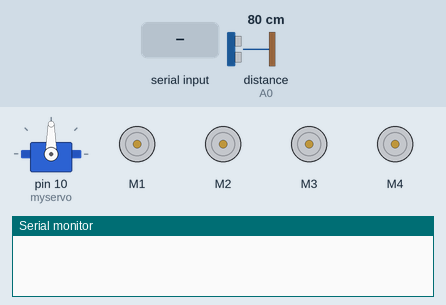
This sketch was run on a simulated Arduino Uno, built with avr-gcc and run on an emulated ATmega328P. On the bench: servo, 4 × DC motor (green arrow = forward, orange = backward, longer = faster), the last lines printed to the serial monitor. The test bench sets the inputs (shaded band); at power-on: distance to the obstacle (sensor on A0) 80 cm. The echo pulse lasts 58.3 µs per cm.

Above: at 1.2 s.
1.3 s: "turn left" received over Serial
At 3.8 s:
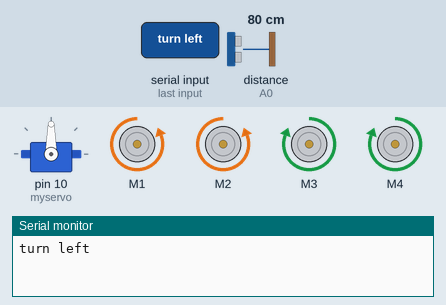
4.3 s: "left" received over Serial
At 5.6 s:
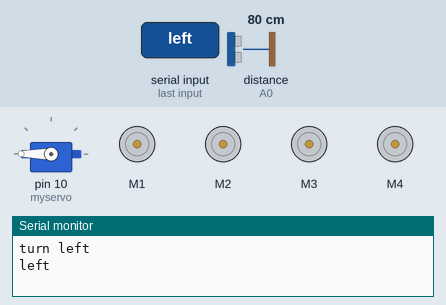
7.3 s: "turn right" received over Serial
At 9.8 s:
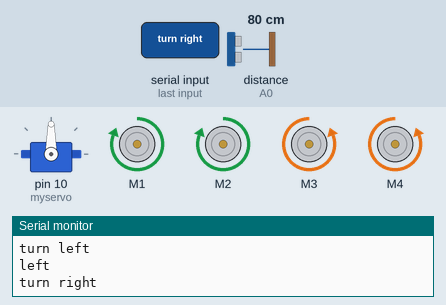
10.3 s: "move forward" received over Serial
At 12.4 s:
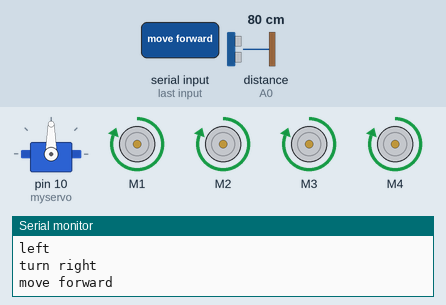
12.8 s: distance to the obstacle (sensor on A0) set to 11 cm
14.3 s: distance to the obstacle (sensor on A0) set to 8 cm
At 14.7 s:
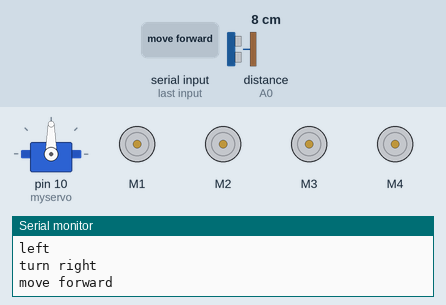
Timing chart, 0 to 16.8 s (numbered marks = the images above; inputs shaded):
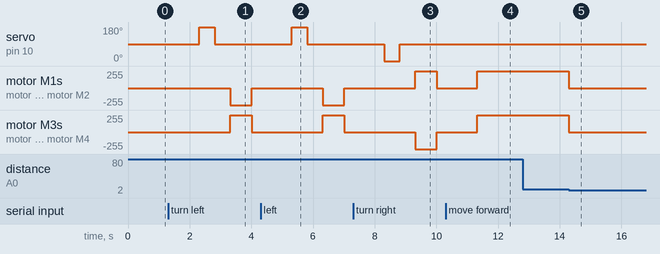

Measured:
- the behaviour switches between 10 and 9 cm on distance to the obstacle (sensor on A0) (found by bisection; images 4 and 5)
- after the input at 1.3 s, servo on pin 10 (myservo): 90° → 180° after 1.0 s, → 90° 0.50 s later; motor M1, motor M2: stopped → backward 255/255 after 2.0 s, → stopped 0.70 s later; motor M3, motor M4: stopped → forward 255/255 after 2.0 s, → stopped 0.70 s later
- after the input at 4.3 s, servo on pin 10 (myservo): 90° → 180° after 1.0 s, → 90° 0.50 s later; motor M1, motor M2: stopped → backward 255/255 after 2.0 s, → stopped 0.70 s later; motor M3, motor M4: stopped → forward 255/255 after 2.0 s, → stopped 0.70 s later
- after the input at 7.3 s, servo on pin 10 (myservo): 90° → 0° after 1.0 s, → 90° 0.50 s later; motor M1, motor M2: stopped → forward 255/255 after 2.0 s, → stopped 0.70 s later; motor M3, motor M4: stopped → backward 255/255 after 2.0 s, → stopped 0.70 s later
- after the input at 10.3 s, motor M1–4: stopped → forward 255/255 after 1.0 s
- after the input at 12.8 s, every drawn part: stays the same
- after the input at 14.3 s, motor M1–4: forward 255/255 → stopped at once

The sketch:

SARC_code1.ino
```cpp
// Include necessary libraries
#include <AFMotor.h>
#include <NewPing.h>
#include <Servo.h>

// Define pins for the ultrasonic distance sensor
#define TRIGGER_PIN A1
#define ECHO_PIN A0

// Define the maximum distance for the ultrasonic sensor to measure
#define MAX_DISTANCE 300

// Define the pin for the infrared sensor
#define IR A5

// Create instances of the motor objects for controlling the motors
AF_DCMotor motor1(1, MOTOR12_1KHZ);
AF_DCMotor motor2(2, MOTOR12_1KHZ);
AF_DCMotor motor3(3, MOTOR34_1KHZ);
AF_DCMotor motor4(4, MOTOR34_1KHZ);

// Create an instance of the NewPing library for the ultrasonic sensor
NewPing sonar(TRIGGER_PIN, ECHO_PIN, MAX_DISTANCE);

// Create an instance of the Servo library for controlling the servo motor
Servo myservo;

// Define a string variable to store voice commands
String voice;

void setup() {
  // Initialize serial communication with the baud rate of 9600
  Serial.begin(9600);

  // Attach the servo motor to pin 10
  myservo.attach(10);

  // Set the initial position of the servo motor to 90 degrees
  myservo.write(90);

  // Set the IR sensor pin as an input
  pinMode(IR, INPUT);
}

void loop() {
  // Measure the distance using the ultrasonic sensor
  int distance = sonar.ping_cm();

  // Check if there is any serial data available to read
  if (Serial.available() > 0) {
    // Clear the previous voice command
    voice = "";
    delay(2);

    // Read the incoming serial data and store it in the voice variable
    voice = Serial.readString();
    delay(2);

    // Print the received voice command to the serial monitor
    Serial.println(voice);

    // Check the received voice command and perform corresponding actions
    if (voice == "turn left" || voice == "left") {
      // Turn the robot left
      left();
    } else if (voice == "turn right" || voice == "right") {
      // Turn the robot right
      right();
    }
  }

  // Continuously move the robot forward while the voice command is "move forward"
  while (voice == "move forward") {
    forward();
  }

  // Continuously move the robot backward while the voice command is "move backward"
  while (voice == "move backward") {
    backward();
  }

  // Stop the robot while the voice command is "stop"
  while (voice == "stop") {
    Stop();
  }
}

// Function to move the robot forward
void forward() {
  // Measure the distance using the ultrasonic sensor
  int distance = sonar.ping_cm();

  // Check if there is an obstacle closer than 10 cm
  if (distance < 10) {
    // Stop the robot if an obstacle is detected
    Stop();
    voice = "";
  } else {
    // Set the motor speeds to move the robot forward
    motor1.setSpeed(255);
    motor1.run(FORWARD);
    motor2.setSpeed(255);
    motor2.run(FORWARD);
    motor3.setSpeed(255);
    motor3.run(FORWARD);
    motor4.setSpeed(255);
    motor4.run(FORWARD);
  }
}

// Function to move the robot backward
void backward() {
  // Read the value from the infrared sensor
  int IR_Sensor = digitalRead(IR);

  // Check if there is an obstacle detected by the infrared sensor
  if (IR_Sensor == 0) {
    // Stop the robot if an obstacle is detected
    Stop();
    voice = "";
  } else {
    // Set the motor speeds to move the robot backward
    motor1.setSpeed(255);
    motor1.run(BACKWARD);
    motor2.setSpeed(255);
    motor2.run(BACKWARD);
    motor3.setSpeed(255);
    motor3.run(BACKWARD);
    motor4.setSpeed(255);
    motor4.run(BACKWARD);
  }
}

// Function to turn the robot left
void left() {
  // Rotate the servo motor to the left position
  myservo.write(180);
  delay(500);
  myservo.write(90);
  delay(500);

  // Set the motor speeds and directions to turn the robot left
  motor1.run(BACKWARD);
  motor1.setSpeed(255);
  motor2.run(BACKWARD);
  motor2.setSpeed(255);
  motor3.run(FORWARD);
  motor3.setSpeed(255);
  motor4.run(FORWARD);
  motor4.setSpeed(255);

  // Delay to turn left for a specific duration
  delay(700);

  // Release all motors to stop moving
  motor1.run(RELEASE);
  motor2.run(RELEASE);
  motor3.run(RELEASE);
  motor4.run(RELEASE);
}

// Function to turn the robot right
void right() {
  // Rotate the servo motor to the right position
  myservo.write(0);
  delay(500);
  myservo.write(90);
  delay(500);

  // Set the motor speeds and directions to turn the robot right
  motor1.run(FORWARD);
  motor1.setSpeed(255);
  motor2.run(FORWARD);
  motor2.setSpeed(255);
  motor3.run(BACKWARD);
  motor3.setSpeed(255);
  motor4.run(BACKWARD);
  motor4.setSpeed(255);

  // Delay to turn right for a specific duration
  delay(700);

  // Release all motors to stop moving
  motor1.run(RELEASE);
  motor2.run(RELEASE);
  motor3.run(RELEASE);
  motor4.run(RELEASE);
}

// Function to stop all motors and halt the robot
void Stop() {
  motor1.run(RELEASE);
  motor2.run(RELEASE);
  motor3.run(RELEASE);
  motor4.run(RELEASE);
}
```
